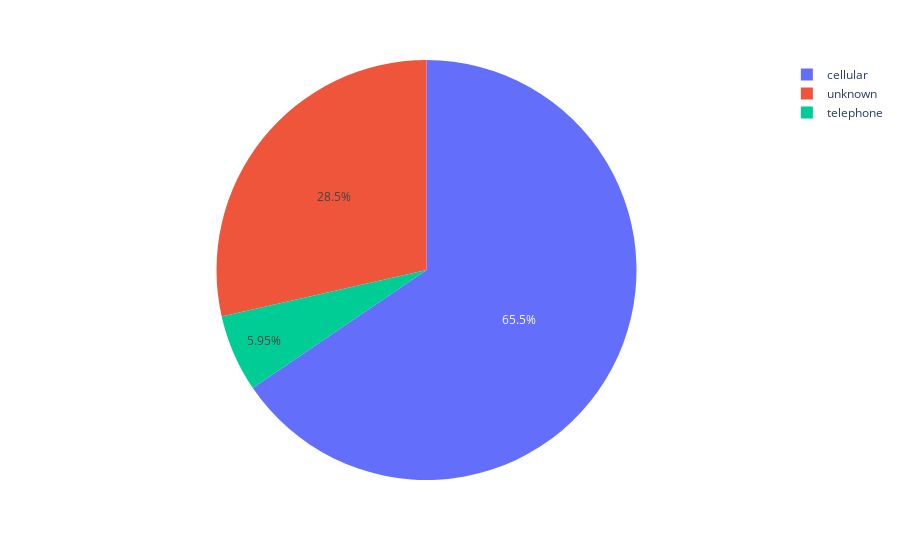

The code cell stored with this chart in its notebook:
### Code cell
temp_df = df.copy()
temp_df['duration_minutes'] = temp_df['duration'] / 60
fig = px.pie(temp_df, values='duration_minutes', names='contact')
fig.update_traces(textinfo='percent')
fig.show()

### Figure 1 — Plotly figure (JSON) as saved in the notebook; plotly's stock layout.template omitted (floating-point values rounded to 4 significant figures; data arrays with more than 128 entries replaced by an {"elided": "..."} marker saying what was removed)
{"data": [{"domain": {"x": [0, 1], "y": [0, 1]}, "hovertemplate": "contact=%{label}<br>duration_minutes=%{value}<extra></extra>", "labels": {"elided": "3999 str values"}, "legendgroup": "", "name": "", "showlegend": true, "textinfo": "percent", "type": "pie", "values": {"elided": "3999 float values"}}], "layout": {"legend": {"tracegroupgap": 0}, "margin": {"t": 60}}}
